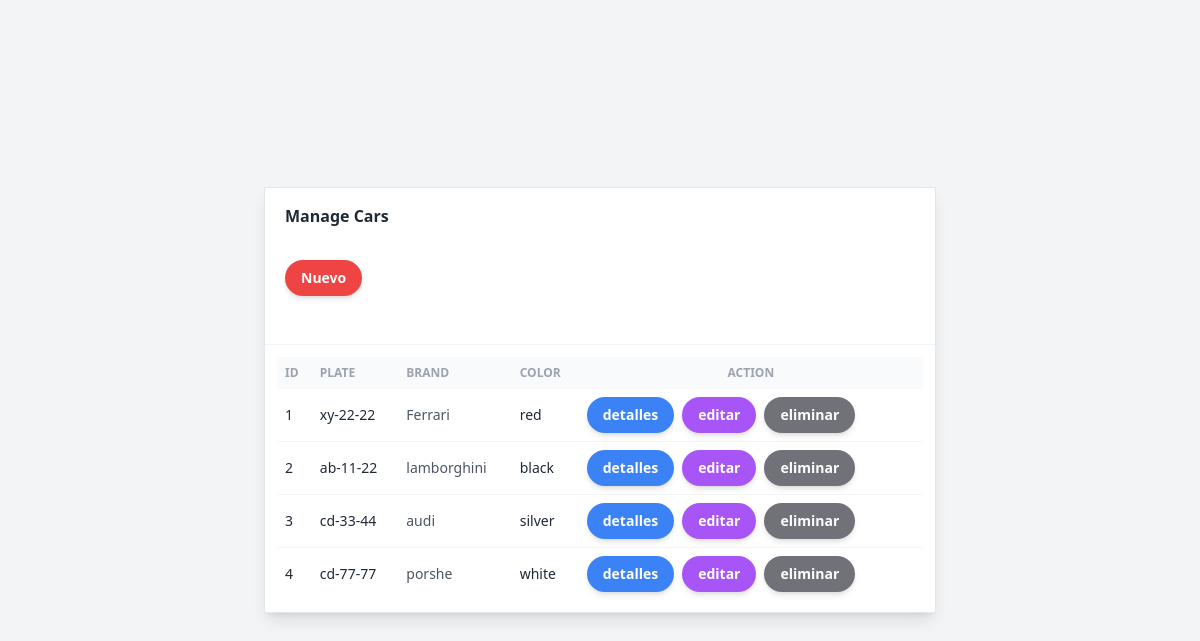
The app's page /, older data.
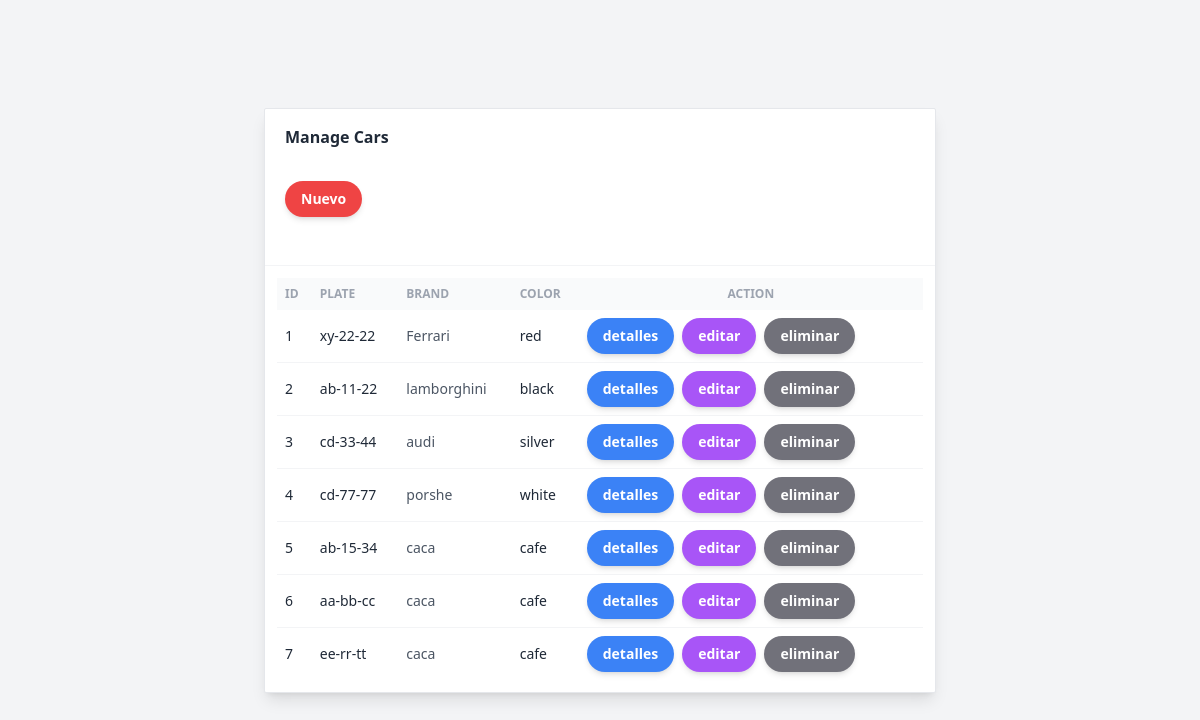
The same page, newer data.
### CarCatalog/models.py (models this page shows)
class Car(models.Model):
  plate = models.CharField(max_length = 8, unique = True)
  brand = models.CharField(max_length = 25)
  color = models.CharField(max_length = 30)

### CarCatalog/views.py (the view)
# urls.py: path('', CarListView.as_view(), name='car_list'),
class CarListView(CarView, ListView):
    """View para listar los autos"""

### CarCatalog/templates/CarCatalog/car_list.html (shortened to what this page needs)
{% extends '../layout/base.html' %} {% block content %}
<section
  class="antialiased bg-gray-100 text-gray-600 h-screen px-4"
  x-data="app"
>
  <div class="flex flex-col justify-center h-full">
    <div
      class="w-full max-w-2xl mx-auto bg-white shadow-lg rounded-sm border border-gray-200"
    >
      <header class="px-5 py-4 border-b border-gray-100">
        <div class="font-semibold text-gray-800">Manage Cars</div>
        <div class="justify-right my-8 select-none flex">
          <a href="{% url 'car_create' %}">
            <button class="py-2 px-4 shadow-md no-underline rounded-full bg-red-500 text-white font-sans font-semibold text-sm border-blue btn-primary hover:text-white hover:bg-red-300 focus:outline-none active:shadow-none mr-2">Nuevo</button>
          </a>
        </div>
      </header>
      <div class="overflow-x-auto p-3">
        <table class="table-auto w-full">
          <thead
            class="text-xs font-semibold uppercase text-gray-400 bg-gray-50"
          >
            <tr>
              <th class="p-2">
                <div class="font-semibold text-left">ID</div>
              </th>
              <th class="p-2">
                <div class="font-semibold text-left">Plate</div>
              </th>
              <th class="p-2">
                <div class="font-semibold text-left">Brand</div>
              </th>
              <th class="p-2">
                <div class="font-semibold text-left">Color</div>
              </th>
              <th class="p-2">
                <div class="font-semibold text-center">Action</div>
              </th>
            </tr>
          </thead>
          <tbody class="text-sm divide-y divide-gray-100">
            {% for car in car_list %}
            <tr>
              <td class="p-2">
                <div class="font-medium text-gray-800">{{ car.id }}</div>
              </td>
              <td class="p-2">
                <div class="font-medium text-gray-800">{{ car.plate }}</div>
              </td>
              <td class="p-2">
                <div class="text-left">{{ car.brand }}</div>
              </td>
              <td class="p-2">
                <div class="font-medium text-gray-800">{{ car.color }}</div>
              </td>
              <td class="p-2 flex">
                <a href="{% url 'car_detail' pk=car.id %}">
                  <button class="py-2 px-4 shadow-md no-underline rounded-full bg-blue-500 text-white font-sans font-semibold text-sm border-blue btn-primary hover:text-white hover:bg-blue-200 focus:outline-none active:shadow-none mr-2">detalles</button>
                </a>
                <a href="{% url 'car_update' pk=car.id %}">
                  <button class="py-2 px-4 shadow-md no-underline rounded-full bg-purple-500 text-white font-sans font-semibold text-sm border-blue btn-primary hover:text-white hover:bg-purple-200 focus:outline-none active:shadow-none mr-2">editar</button>
                </a>
                <form method="post" action="{% url 'car_delete' pk=car.id %}">
                  <button type="submit"  value="Delete" class="py-2 px-4 shadow-md no-underline rounded-full bg-zinc-500 text-white font-sans font-semibold text-sm border-blue btn-primary hover:text-white hover:bg-zinc-200 focus:outline-none active:shadow-none mr-2">eliminar</button>
                </form>
              </td>
            </tr>
            {% empty %}
            <tr>
              Sorry, no cars in this added.
            </tr>
            {% endfor %}
          </tbody>
        </table>
      </div>
  </div>
</section>
{% endblock %}

Row changes from the older to the newer data that the page shows:
added Car: id "5", plate "ab-15-34", brand "caca", color "cafe"
added Car: id "6", plate "aa-bb-cc", brand "caca", color "cafe"
added Car: id "7", plate "ee-rr-tt", brand "caca", color "cafe"
